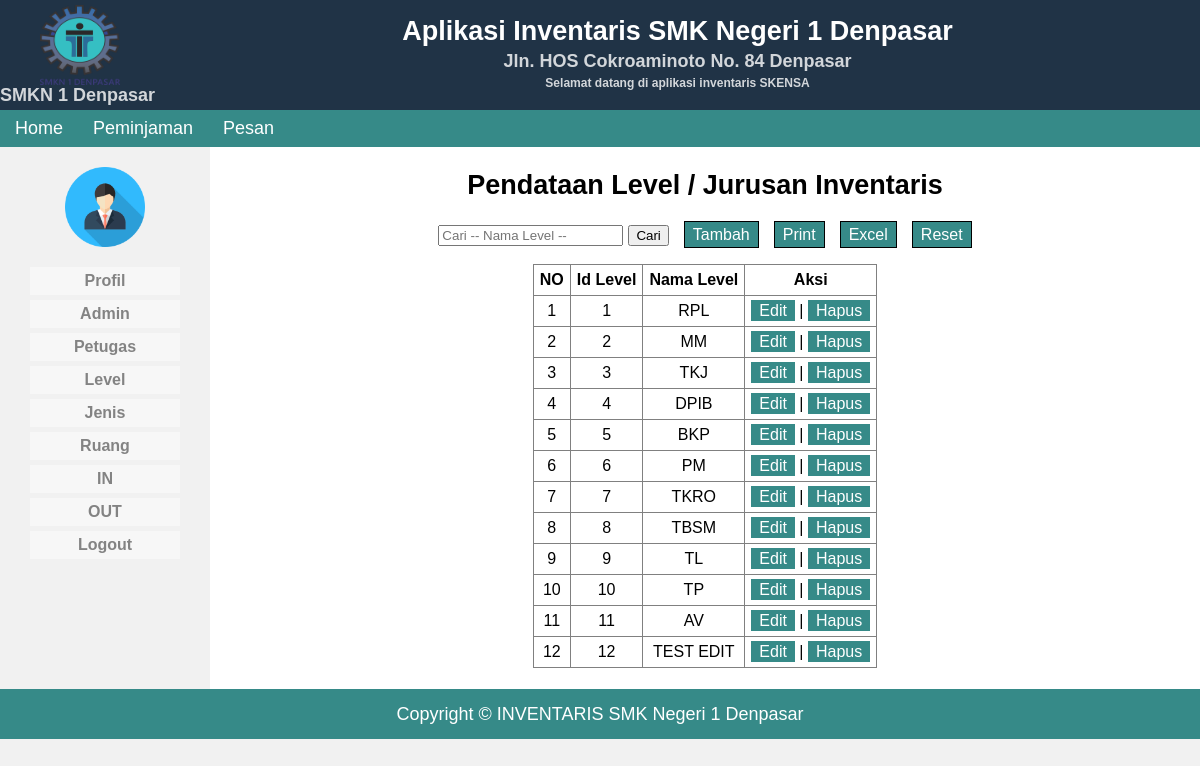
Page /admin/home.php?tampil=level on the earlier database version.
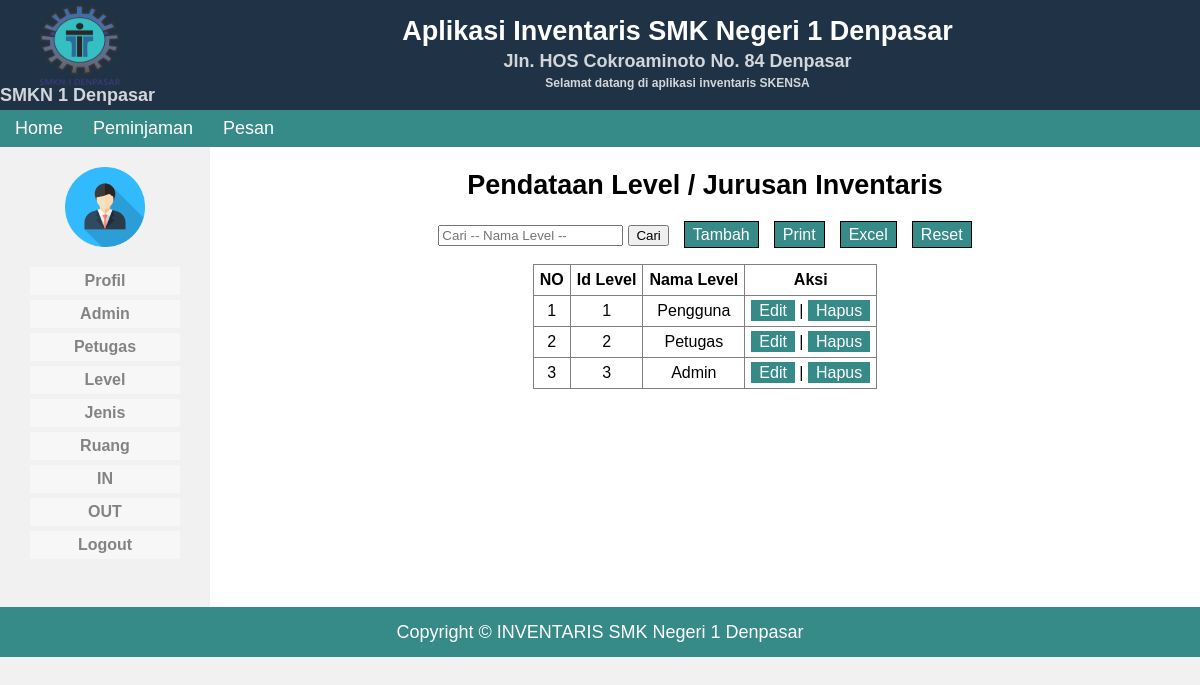
Same page on the later database version.
### tables this page shows
CREATE TABLE `level` (
  `id_level` int(11) NOT NULL,
  `nama_level` varchar(30) NOT NULL
);

### admin/level/level_tampil.php (the view, shortened to what this page needs)
<?php
	include_once("../conf/koneksi.php");
	$query= "SELECT * FROM level";
	$hasil = mysqli_query($conn, $query);
 ?>
 <!DOCTYPE html>
 <html>
 <head>
 	<link rel="stylesheet" type="text/css" href="../../css/foll.css">
 </head>
 <body>
 	<div class="ruang">
 	<center>
 		<h2>Pendataan Level / Jurusan Inventaris</h2>
 		<form action="" method="POST">
 			<input type="text" name="keywoard" placeholder="Cari -- Nama Level --" autofocus="">
 		<button name="cari" type="submit">Cari</button>
 		<a href="level/level_tambah.php">Tambah</a>
 		<a href="level/level_cetak.php" target="_blank">Print</a>
 		<a href="level/level_excel.php" target="_blank">Excel</a>
 		<a href="level/reset.php">Reset</a>
 		</form>
 		<table border="1" align="center">
 			<tr>
 				<th>NO</th>
 				<th>Id Level</th>
 				<th>Nama Level</th>
 				<th>Aksi</th>
 			</tr>
 			<?php
 				$nomor = 1;
 				while ($data = mysqli_fetch_array($hasil)) {
 					?>
 						<tr>
 							<td><?php echo $nomor; ?></td>
 							<td><?php echo $data['id_level']; ?></td>
 							<td><?php echo $data['nama_level']; ?></td>
 							<td>
 							<a class="a" href="level/level_edit.php?id= <?php echo $data['id_level']; ?>">Edit</a>  |
 							<a class="a" href="level/level_hapus.php?id= <?php echo $data['id_level'] ?>" onclick = "return confirm(Apakah Anda yakin ingin menghapus <?php echo $data['nama_level']; ?>)">Hapus</a>
 						</td>
 						</tr>
 					<?php $nomor++;
 				}
 			 ?>
 		</table>
 	</center>
 	</div>
 	<br>
 </body>
 </html>

Differences in the rows shown:
removed level: id_level "4", nama_level "DPIB"
removed level: id_level "5", nama_level "BKP"
removed level: id_level "6", nama_level "PM"
removed level: id_level "7", nama_level "TKRO"
removed level: id_level "8", nama_level "TBSM"
removed level: id_level "9", nama_level "TL"
removed level: id_level "10", nama_level "TP"
removed level: id_level "11", nama_level "AV"
removed level: id_level "12", nama_level "TEST EDIT"
changed level id 1: nama_level "RPL" → "Pengguna"
changed level id 2: nama_level "MM" → "Petugas"
changed level id 3: nama_level "TKJ" → "Admin"
